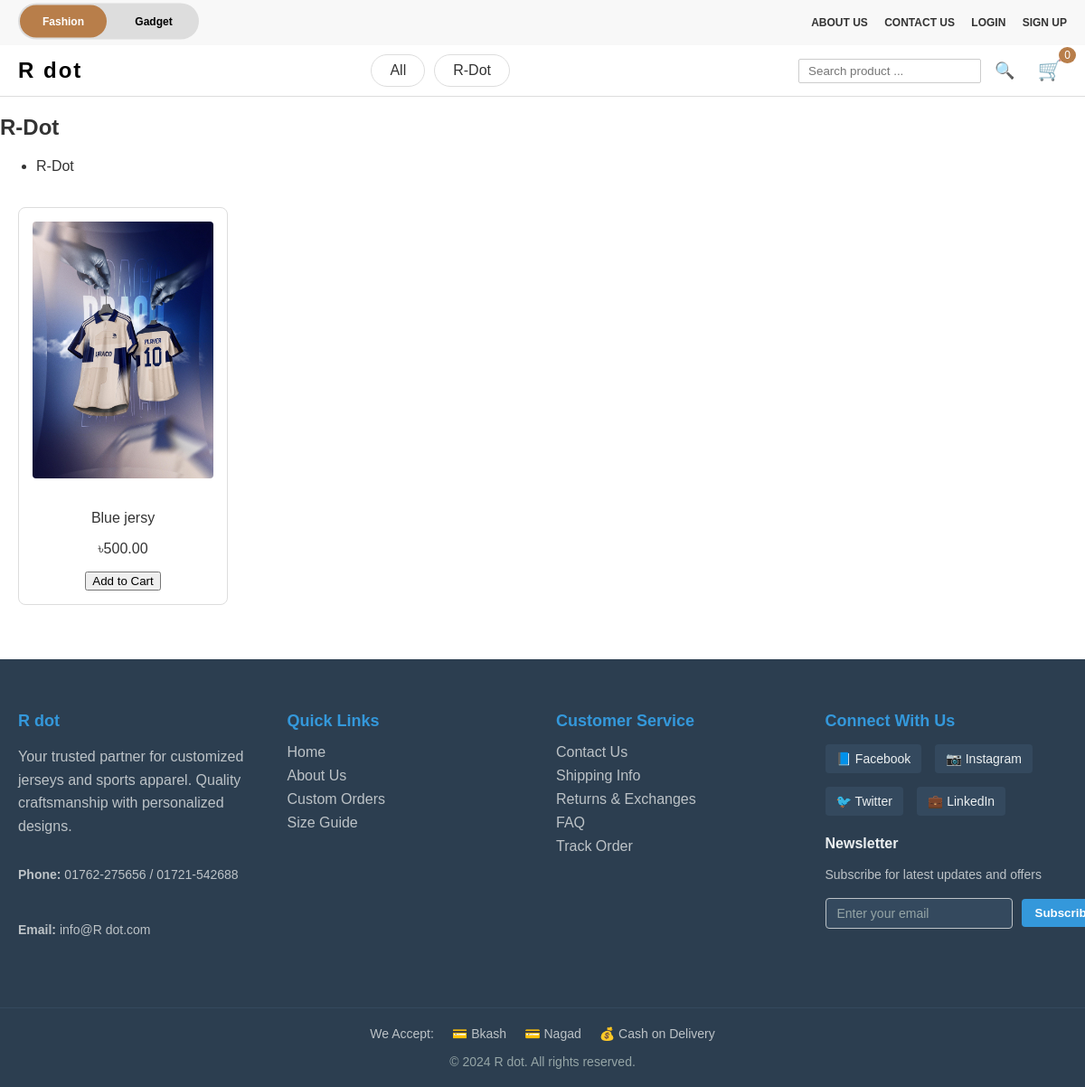
The page /subcategory/3/ on the database its author committed.
### main/models.py (models this page shows, shortened)
class Subcategory(models.Model):
    category = models.ForeignKey(Category, on_delete=models.CASCADE, related_name='subcategories')
    name = models.CharField(max_length=200)

class Product(models.Model):
    subcategory = models.ForeignKey(Subcategory, on_delete=models.CASCADE, related_name='products')
    name = models.CharField(max_length=200)
    image = models.ImageField(upload_to='products/')
    price = models.DecimalField(max_digits=8, decimal_places=2)
    discount_price = models.DecimalField(max_digits=8, decimal_places=2, blank=True, null=True)
    stock_out = models.BooleanField(default=False)
    description = models.TextField(blank=True)

### main/views.py (the view)
# urls.py: path('subcategory/<int:subcategory_id>/', views.subcategory_detail, name='subcategory_detail'),
def subcategory_detail(request, subcategory_id):
    subcategory = get_object_or_404(Subcategory, id=subcategory_id)
    category_name = subcategory.category.name.lower()
    if category_name == 'fashion':
        subcategories = Subcategory.objects.filter(category__name__iexact='fashion')
    elif category_name == 'gadget':
        subcategories = Subcategory.objects.filter(category__name__iexact='gadget')
    else:
        subcategories = Subcategory.objects.filter(category=subcategory.category)
    products = subcategory.products.all()
    return render(request, 'subcategory_detail.html', {'subcategory': subcategory, 'products': products, 'subcategories': subcategories})

### main/context_processors.py (called while the page is built)
def cart_item_count(request: HttpRequest) -> Dict[str, Any]:
    cart = request.session.get('cart', {})
    total_quantity = sum(cart.values()) if cart else 0
    return {'cart_item_count': total_quantity}

def toggle_visibility_processor(request: HttpRequest) -> Dict[str, Any]:
    show_toggle = True
    selected_type = request.session.get('selected_type', 'Fashion')
    return {
        'show_toggle': show_toggle,
        'selected_type': selected_type
    }

### main/templates/subcategory_detail.html (shortened to what this page needs)
{% extends 'base.html' %}
{% block content %}
<h2>{{ subcategory.name }}</h2>
<div class="subcategory-names">
    <ul>
        {% for subcat in subcategories %}
        <li>{{ subcat.name }}</li>
        {% endfor %}
    </ul>
</div>
<div class="products">
    {% for product in products %}
    <div class="product-card">
        <a href="{% url 'product_detail' product.id %}">
            <img src="{{ product.image.url }}" alt="{{ product.name }}" />
        </a>
        <p><a href="{% url 'product_detail' product.id %}">{{ product.name }}</a></p>
        <p>৳{{ product.price }}</p>
        <form method="post" action="{% url 'add_to_cart' %}" onsubmit="return addToCart(event, this);">
            <button type="submit" class="btn-add-cart">Add to Cart</button>
        </form>
    </div>
    {% endfor %}
</div>
{% endblock %}

### main/templates/base.html (shortened to what this page needs)
{% load static %}
<!DOCTYPE html>
<html lang="en">
    <head>
        <link rel="stylesheet" href="{% static 'css/style.css' %}" />
    </head>
    <body>
    {% block header %}
    <header>
        <div class="top-bar">
            <div class="top-links">
                <a href="{% url 'about_us' %}">ABOUT US</a>
                <a href="{% url 'contact_us' %}">CONTACT US</a>
                {% if user.is_authenticated %}
                    <a href="{% url 'profile' %}">MY PROFILE</a>
                    <a href="{% url 'logout' %}">LOGOUT</a>
                {% else %}
                    <a href="{% url 'login' %}">LOGIN</a>
                    <a href="{% url 'signup' %}">SIGN UP</a>
                {% endif %}
            </div>
            {% if show_toggle %}
            <div class="fashion-gadget-switch">
            <form method="get" class="filter-form">
                <div class="toggle-switch">
                    <label for="fashion">Fashion</label>
                    <label for="gadget">Gadget</label>
                </div>
            </form>
        </div>
        {% endif %}
        </div>
        <nav class="main-nav">
            <div class="logo">
                <a href="{% url 'home' %}?type={{ selected_type }}">R dot</a>
            </div>
            {% if nav_subcategories %}
            <div class="subcategory-tabs-container">
                <a href="{% url 'home' %}?type={{ selected_type }}" class="subcategory-tab {% if request.resolver_match.url_name == 'home' %}active{% endif %}">All</a>
                {% for subcategory in nav_subcategories %}
                <a href="{% url 'home_subcategory' subcategory_name=subcategory.name %}?type={{ selected_type }}" class="subcategory-tab ">{{ subcategory.name }}</a>
                {% endfor %}
            </div>
            {% endif %}
            <div class="search-cart">
                <form action="{% url 'search' %}" method="get">
                    <input type="text" name="q" placeholder="Search product ..." />
                    <button type="submit" class="search-btn">&#128269;</button>
                </form>
<a href="{% url 'cart' %}" class="cart-icon">&#128722;<span class="cart-count">{{ cart_item_count }}</span></a>
            </div>
        </nav>
    </header>
    {% endblock %}
    <main>
        {% block content %}
        {% endblock %}
    </main>
    {% block footer %}
    <footer>
        <div class="footer-content">
            <div class="footer-section">
                <h3>R dot</h3>
                <p>Your trusted partner for customized jerseys and sports apparel. Quality craftsmanship with personalized designs.</p>
                <div class="contact-info">
                    <p><strong>Phone:</strong> 01762-275656 / 01721-542688</p>
                    <p><strong>Email:</strong> info@R dot.com</p>
                </div>
            </div>
            <div class="footer-section">
                <h3>Quick Links</h3>
                <ul>
                    <li><a href="{% url 'home' %}">Home</a></li>
                    <li><a href="{% url 'about_us' %}">About Us</a></li>
                    <li><a href="#">Custom Orders</a></li>
                    <li><a href="#">Size Guide</a></li>
                </ul>
            </div>
            <div class="footer-section">
                <h3>Customer Service</h3>
                <ul>
                    <li><a href="{% url 'contact_us' %}">Contact Us</a></li>
                    <li><a href="#">Shipping Info</a></li>
                    <li><a href="#">Returns & Exchanges</a></li>
                    <li><a href="#">FAQ</a></li>
                    <li><a href="#">Track Order</a></li>
                </ul>
            </div>
            <div class="footer-section">
                <h3>Connect With Us</h3>
                <div class="social-links">
                    <a href="#" class="social-icon">📘 Facebook</a>
                    <a href="#" class="social-icon">📷 Instagram</a>
                    <a href="#" class="social-icon">🐦 Twitter</a>
                    <a href="#" class="social-icon">💼 LinkedIn</a>
                </div>
                <div class="newsletter">
                    <h4>Newsletter</h4>
                    <p>Subscribe for latest updates and offers</p>
                    <div class="newsletter-signup">
                        <input type="email" placeholder="Enter your email" />
                        <button type="submit">Subscribe</button>
                    </div>
                </div>
            </div>
        </div>
        <div class="footer-bottom">
            <div class="payment-methods">
                <span>We Accept:</span>
                <span>💳 Bkash</span>
                <span>💳 Nagad</span>
                <span>💰 Cash on Delivery</span>
            </div>
            <p>&copy; 2024 R dot. All rights reserved.</p>
        </div>
    </footer>
    {% endblock %}
</body>
</html>

### rows shown on the page
Subcategory: name "R-Dot"
Product: image (picture), name "Blue jersy", price "500.00"

### other values the page prints
{{ cart_item_count }} "0"
